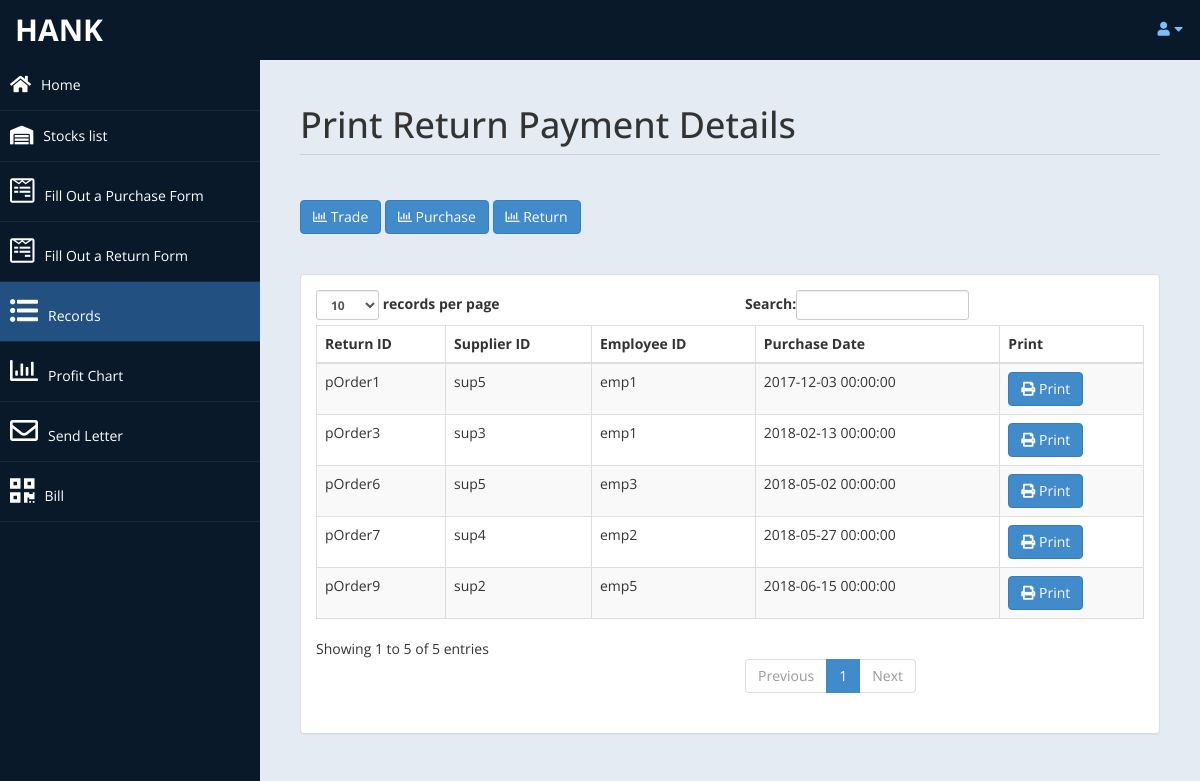
/admin/returnpayment.php (signed in), run on the app's committed database.
### tables this page shows
CREATE TABLE returnOrder (
	id int(10) unsigned NOT NULL,
	rId VARCHAR(10) NOT NULL,
	eId VARCHAR(10) NOT NULL,
	sId VARCHAR(10) NOT NULL,
	rDate DATETIME,
	PRIMARY KEY (rId),
	FOREIGN KEY (eId) REFERENCES employee(eId) ON DELETE CASCADE ON UPDATE CASCADE,
	FOREIGN KEY (sId) REFERENCES supplier(sId) ON DELETE CASCADE ON UPDATE CASCADE
);

### admin/returnpayment.php (the view, shortened to what this page needs)
<!DOCTYPE html>
<html xmlns="http://www.w3.org/1999/xhtml">
<head>
    <link href="assets/css/bootstrap.css" rel="stylesheet" />
    <link rel="stylesheet" href="https://use.fontawesome.com/releases/v5.0.13/css/all.css">
    <link href="assets/js/morris/morris-0.4.3.min.css" rel="stylesheet" />
    <link href="assets/css/custom-styles.css" rel="stylesheet" />
</head>
<body>
    <div id="wrapper">
        <nav class="navbar navbar-default top-navbar" role="navigation">
            <div class="navbar-header">
                <a class="navbar-brand" href="home.php"><?php echo $_SESSION["user"]; ?> </a>
            </div>
            <ul class="nav navbar-top-links navbar-right">
                <li class="dropdown">
                    <a class="dropdown-toggle" data-toggle="dropdown" href="#" aria-expanded="false">
                        <i class="fa fa-user fa-fw"></i><i class="fa fa-caret-down"></i>
                    </a>
                </li>
            </ul>
        </nav>
        <nav class="navbar-default navbar-side" role="navigation">
            <div class="sidebar-collapse">
                <ul class="nav" id="main-menu">
                    <li><a href="home.php"><i class="fa fa-home fa-lg"></i>Home</a></li>
                    <li><a href="stock.php"><i class="fas fa-warehouse fa-lg"></i>Stocks list</a></li>
                    <li><a href="purchaseorder.php"><i class="fab fa-wpforms fa-2x"></i>Fill Out a Purchase Form</a></li>
                    <li><a href="returnorder.php"><i class="fab fa-wpforms fa-2x"></i>Fill Out a Return Form</a></li>
                    <li><a class="active-menu" href="tradepayment.php"><i class="fas fa-list-ul fa-2x"></i>Records</a></li>
                    <li><a href="profitChart.php"><i class="far fa-chart-bar fa-2x"></i>Profit Chart</a></li>
                    <li><a href="sendletter.php"><i class="far fa-envelope fa-2x"></i>Send Letter</a></li>
                    <li><a href="Bill.php"><i class="fas fa-qrcode fa-2x"></i>Bill</a></li>
                </ul>
            </div>
        </nav>
        <div id="page-wrapper" >
            <div id="page-inner">
                <div class="row">
                <div class="col-md-12">
                    <h1 class="page-header">
                        Print Return Payment Details<small> </small>
                    </h1>
                </div>
            </div>
            <div class="row">
                <div class="col-md-12">
                    <a href="tradepayment.php" class='btn btn-primary'><i class='far fa-chart-bar'></i>  Trade</a>
                    <a href="payment.php" class='btn btn-primary'><i class='far fa-chart-bar'></i>  Purchase</a>
                    <a href="returnpayment.php" class='btn btn-primary'><i class='far fa-chart-bar'></i>  Return</a>
                    <br><br><br>
                    <div class="panel panel-default">
                        <div class="panel-body">
                            <div class="table-responsive">
                                <table class="table table-striped table-bordered table-hover" id="dataTables-example">
                                    <thead>
                                        <tr>
                                            <th>Return ID</th>
											<th>Supplier ID</th>
											<th>Employee ID</th>
											<th>Purchase Date</th>
											<th>Print</th>
                                        </tr>
                                    </thead>
                                    <tbody>
									<?php
										include ('db.php');
										$sql="SELECT `returnProduct`.`id`,`returnOrder`.`rId` ,`returnOrder`.`sId` , `returnOrder`.`eId`,`returnOrder`.`sId`,`returnOrder`.`rDate`
                                              FROM `returnOrder`INNER JOIN`returnProduct` on `returnProduct`.`rId`=`returnOrder`.`rId`
                                              GROUP BY rId";
										$re = mysqli_query($con,$sql);
										while($row = mysqli_fetch_array($re))
										{
											$temp=0;
                                            $id = $row['id'];
                                            if($temp==0 && $id % 2 ==0 ){
                                                $id=$id+1;
                                            }
											if($id % 2 ==1 )
											{   $temp=0;
												echo"<tr class='gradeC'>
													<td>".$row['rId']."</td>
													<td>".$row['sId']."</td>
													<td>".$row['eId']."</td>
													<td>".$row['rDate']."</td>
													<td><a href=printreturnnew.php?pid=".$row['id'] ." <button class='btn btn-primary'> <i class='fa fa-print' ></i> Print</button></td>
													</tr>";
											}
										}
									?>
                                    </tbody>
                                </table>
                            </div>
                        </div>
                    </div>
                </div>
            </div>
                </div>
            </div>
    </div>
</body>
</html>

### admin/assets/css/custom-styles.css (style rules this page uses)
body { font-family: 'Open Sans', sans-serif; }
#wrapper { width: 100%; background:#09192A; }
#page-wrapper { padding: 15px 15px; min-height: 600px; background:#E5EBF2; }
#page-inner { width:100%; margin:10px 20px 10px 0px; background-color:transparent; padding:10px; min-height:1200px; }
h1, .h1, h2, .h2, h3, .h3 { margin-top: 7px; margin-bottom: -5px; }
.page-header { padding-bottom: 9px; margin: 10px 0 45px; border-bottom: 1px solid #C7D1DD; }
.top-navbar { margin:0px; }
.top-navbar .navbar-brand { color: #fff; width: 260px; text-align: left; height: 60px; font-size: 30px; font-weight: 700; text-transform: uppercase; line-height: 30px; }
.top-navbar .nav > li { position: relative; display: inline-block; }
.top-navbar .nav > li > a { position: relative; display: block; padding: 19px 15px; color: #77C0FD; }
.active-menu { background-color:#225081!important; }
.sidebar-collapse , .sidebar-collapse .nav { background:none; }
.sidebar-collapse .nav { padding:0; }
.sidebar-collapse .nav > li > a { color:#fff; background:transparent; text-shadow:none; }
.sidebar-collapse > .nav > li > a { padding:15px 10px; }
.sidebar-collapse > .nav > li { border-bottom: 1px solid rgba(107, 108, 109, 0.19); }
.navbar-side { border:none; background-color: transparent; }
.top-navbar { background:#09192A; border-bottom:none; }
.top-navbar .nav > li > a > i { margin-right: 2px; }
.navbar-default { border:0px solid black; }
.navbar-header { background: #09192A; }
.nav > li > a > i { margin-right:10px; }
@media (min-width:768px) { #page-wrapper { margin: 0 0 0 260px; padding: 15px 30px; min-height: 1200px; } }
@media (min-width:768px) { .navbar-side { z-index: 1; position: absolute; width: 260px; } }
@media (min-width:768px) { .navbar { border-radius: 0px; } }

### data on the page
returnorder: rId "pOrder1", sId "sup5", eId "emp1", rDate "2017-12-03 00:00:00"
returnorder: rId "pOrder3", sId "sup3", eId "emp1", rDate "2018-02-13 00:00:00"
returnorder: rId "pOrder6", sId "sup5", eId "emp3", rDate "2018-05-02 00:00:00"
returnorder: rId "pOrder7", sId "sup4", eId "emp2", rDate "2018-05-27 00:00:00"
returnorder: rId "pOrder9", sId "sup2", eId "emp5", rDate "2018-06-15 00:00:00"

### other printed values
$_SESSION["user"] "HANK"
